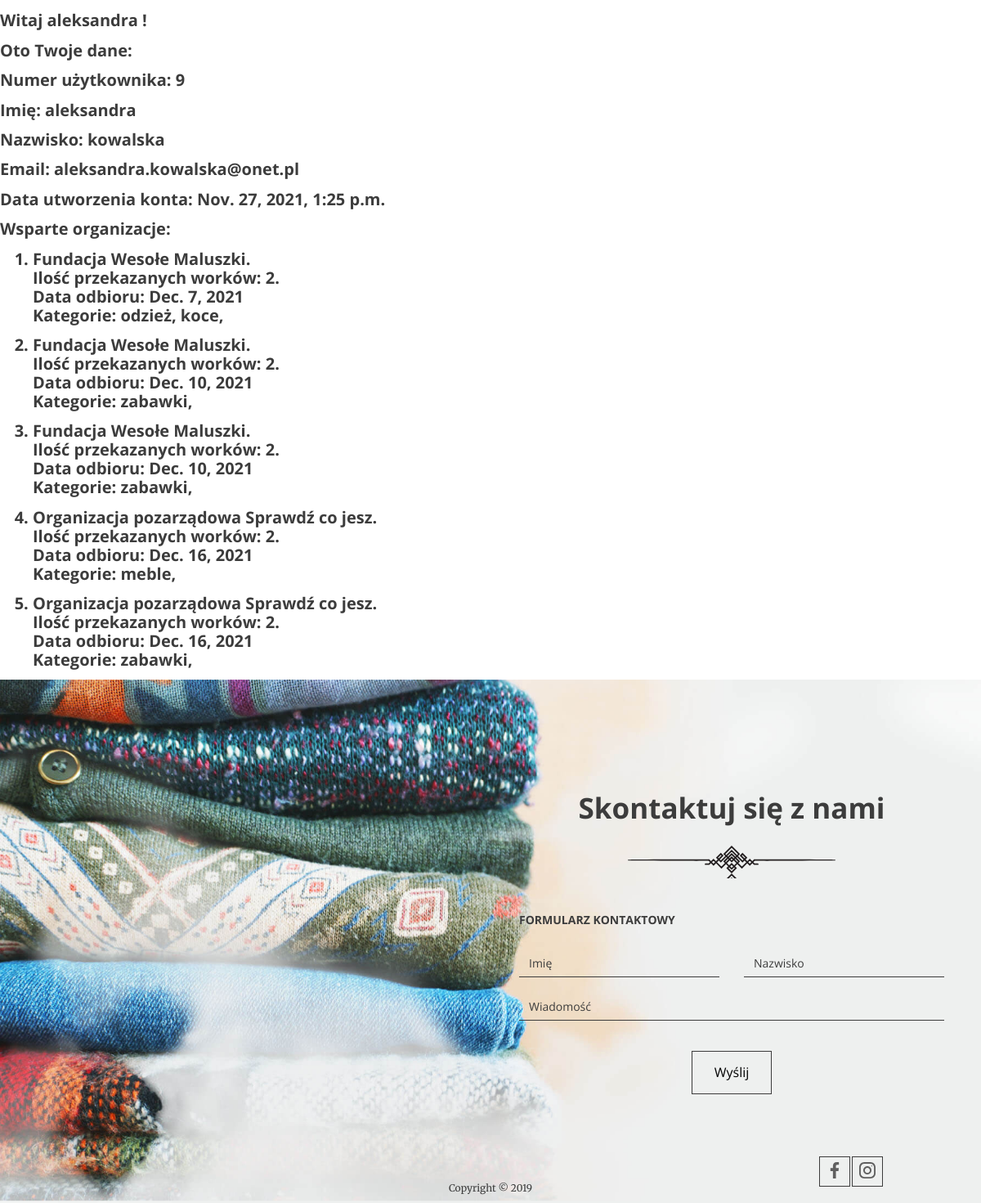
The page /user_details/14/ (signed in) on the database its author committed.
### accounts/models.py (models this page shows, shortened)
class CustomUser(AbstractBaseUser, PermissionsMixin):
    first_name = models.CharField(max_length=64, verbose_name='Imię')
    surname = models.CharField(max_length=64, verbose_name='Nazwisko')
    email = models.EmailField(max_length=64, unique=True, verbose_name='Email')
    password = models.CharField(max_length=64, verbose_name='Hasło')
    password_2 = models.CharField(max_length=64, verbose_name='Powtórz hasło')
    is_staff = models.BooleanField(default=False)
    is_active = models.BooleanField(default=True)
    is_superuser = models.BooleanField(default=False)
    date_joined = models.DateTimeField(default=timezone.now)
    USERNAME_FIELD = 'email'
    REQUIRED_FIELDS = []
    objects = CustomUserManager()

### main_app/models.py (models this page shows, shortened)
class Donation(models.Model):
    quantity = models.IntegerField()
    categories = models.ManyToManyField(Category)
    institution = models.ForeignKey(Institution, on_delete=models.CASCADE)
    address = models.TextField()
    phone_number = models.IntegerField()
    city = models.CharField(max_length=64)
    zip_code = models.TextField(max_length=6)
    pick_up_date = models.DateField()
    pick_up_time = models.TimeField(null=True)
    pick_up_comment = models.TextField()
    user = models.ForeignKey(CustomUser, null=True, on_delete=models.CASCADE)

class Institution(models.Model):
    name = models.CharField(max_length=64)
    description = models.TextField()
    type = models.IntegerField(choices=types, default=0)
    categories = models.ManyToManyField(Category)
    class Meta:
        ordering = ('name',)

class Category(models.Model):
    name = models.CharField(max_length=64)

### main_app/views.py (the view)
# urls.py: path('user_details/<int:pk>/', UserDetails.as_view(), name='User Details'),
class UserDetails(DetailView):
    model = CustomUser
    def get_context_data(self, **kwargs):
        context = super().get_context_data(**kwargs)
        context['user.pk'] = self.kwargs['pk']
        return context

### accounts/templates/accounts/customuser_detail.html
{% extends 'base.html' %}
{% block content %}
    <div class="container--90">
<h1> Witaj {{ user.first_name }} !</h1>
    <h1> Oto Twoje dane:</h1>
    <h1> Numer użytkownika: {{ user.pk }}</h1>
    <h1> Imię: {{ user.first_name }}</h1>
    <h1> Nazwisko: {{ user.surname }}</h1>
    <h1> Email: {{ user.email }} </h1>
    <h1> Data utworzenia konta: {{ user.date_joined }} </h1>
    <h1> Wsparte organizacje: </h1>
    <ol>
        {% for donation in user.donation_set.all %}
            <h1><li> {{ donation.institution.get_type_display }} {{ donation.institution.name }}. <br>
                Ilość przekazanych worków: {{ donation.quantity }}. <br>
                Data odbioru: {{ donation.pick_up_date }}<br>
                Kategorie:
                {% for category in donation.categories.all %}
                    {{ category.name }},
                    {% endfor %}
            </li></h1>
        {% empty %}
       <h1> Jeszcze nie wsparłeś żadnej organizacji.</h1>
        {% endfor %}
    </ol>
</div>
{% endblock %}

### rows shown on the page
CustomUser: first_name "aleksandra", pk "9", surname "kowalska", email "aleksandra.kowalska@onet.pl", date_joined "Nov. 27, 2021, 1:25 p.m."
Donation: institution.type "Fundacja", institution.name "Wesołe Maluszki", quantity "2", pick_up_date "Dec. 7, 2021"
Category: name "odzież"
Category: name "koce"
Donation: institution.type "Fundacja", institution.name "Wesołe Maluszki", quantity "2", pick_up_date "Dec. 10, 2021"
Category: name "zabawki"
Donation: institution.type "Fundacja", institution.name "Wesołe Maluszki", quantity "2", pick_up_date "Dec. 10, 2021"
Donation: institution.type "Organizacja pozarządowa", institution.name "Sprawdź co jesz", quantity "2", pick_up_date "Dec. 16, 2021"
Category: name "meble"
Donation: institution.type "Organizacja pozarządowa", institution.name "Sprawdź co jesz", quantity "2", pick_up_date "Dec. 16, 2021"
